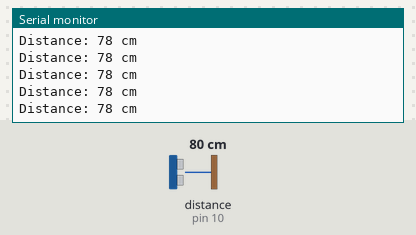
Bench run of a sketch on a simulated Arduino Uno, built with avr-gcc and run on an emulated ATmega328P. Shown: the last lines printed to the serial monitor. Wiring (inferred from the names in the program): ultrasonic range finder: trigger pin 9; echo pin 10. Inputs (shaded band) come from the test bench; at power-on: distance to the obstacle (sensor on pin 10) 80 cm. The echo pulse lasts 58.3 µs per cm.

Above: at 1.2 s.
1.3 s: distance to the obstacle (sensor on pin 10) set to 2 cm
At 1.38 s:
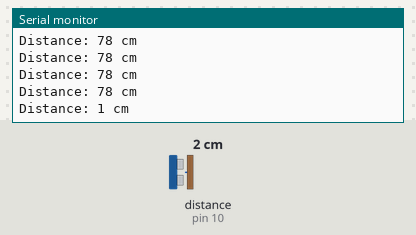
4.3 s: distance to the obstacle (sensor on pin 10) set to 250 cm
At 4.41 s:
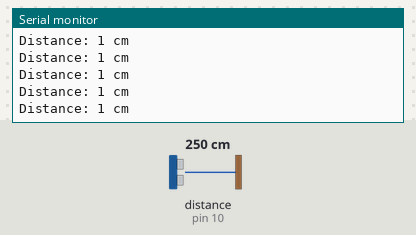
Timing chart, 0 to 7.3 s (numbered marks = the images above; inputs shaded):
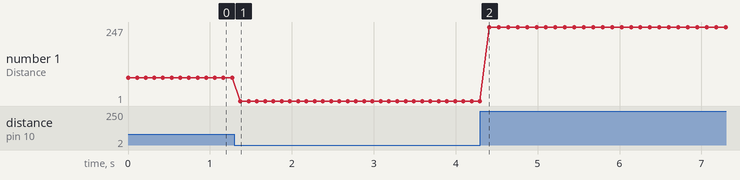

The sketch:

ULTRASONIC.ino
```cpp
// Define the pins for the ultrasonic sensor
const int trigPin = 9; // Trigger pin connected to digital pin 9
const int echoPin = 10; // Echo pin connected to digital pin 10

// Variables to store duration and distance
long duration; // Variable to store the duration of the sound pulse
int distanceCm; // Variable to store the calculated distance in centimeters

void setup() {
  // Initialize serial communication for outputting distance values
  Serial.begin(9600);

  // Set the trigger pin as an output
  pinMode(trigPin, OUTPUT);
  // Set the echo pin as an input
  pinMode(echoPin, INPUT);
}

void loop() {
  // Clear the trigPin by setting it LOW for a short period
  digitalWrite(trigPin, LOW);
  delayMicroseconds(2);

  // Set the trigPin HIGH for 10 microseconds to send a pulse
  digitalWrite(trigPin, HIGH);
  delayMicroseconds(10);
  digitalWrite(trigPin, LOW);

  // Measure the duration of the pulse on the echoPin
  // pulseIn() returns the length of the pulse in microseconds
  duration = pulseIn(echoPin, HIGH);

  // Calculate the distance in centimeters
  // Speed of sound in air is approximately 0.034 cm/microsecond
  // The sound travels to the object and back, so divide by 2
  distanceCm = duration * 0.034 / 2;

  // Print the distance to the serial monitor
  Serial.print("Distance: ");
  Serial.print(distanceCm);
  Serial.println(" cm");

  // Add a small delay between readings
  delay(100);
}
```

Measured:
- after the input at 1.3 s, the serial monitor: prints a new line after 0.07 s (image 1)
- plotted number 1: 78 → 1 after the input at 1.3 s, 1 → 247 after the input at 4.3 s
